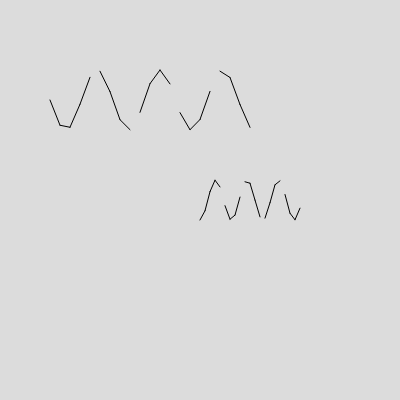
Frame 1 (no input)
Frame 60 (no input): identical to frame 1, image omitted
Frame 120 (the mouse pressed at the canvas centre since frame 60): identical to frame 1, image omitted

The p5.js sketch that drew this single still picture (run headless with seeded random() and noise() and a simulated clock; from frame 60 on, the mouse is pressed at the canvas centre):

// p5.js sketch
// ── sketch.js
function setup() {
  createCanvas(400, 400);
}

function draw() {
  background(220);

  // 假設有一個 hands 陣列，每個 hand 物件有 keypoints 屬性
  // keypoints 是一個包含21個點的陣列，每個點有 x, y 屬性
  // 這裡用假資料示範
  let hands = [
    {
      keypoints: Array.from({ length: 21 }, (_, i) => ({
        x: 50 + i * 10,
        y: 100 + Math.sin(i) * 30
      }))
    },
    {
      keypoints: Array.from({ length: 21 }, (_, i) => ({
        x: 200 + i * 5,
        y: 200 + Math.cos(i) * 20
      }))
    }
  ];

  // 對每一隻手
  for (let hand of hands) {
    // 0~4
    for (let i = 0; i < 4; i++) {
      let kp1 = hand.keypoints[i];
      let kp2 = hand.keypoints[i + 1];
      line(kp1.x, kp1.y, kp2.x, kp2.y);
    }
    // 5~8
    for (let i = 5; i < 8; i++) {
      let kp1 = hand.keypoints[i];
      let kp2 = hand.keypoints[i + 1];
      line(kp1.x, kp1.y, kp2.x, kp2.y);
    }
    // 9~12
    for (let i = 9; i < 12; i++) {
      let kp1 = hand.keypoints[i];
      let kp2 = hand.keypoints[i + 1];
      line(kp1.x, kp1.y, kp2.x, kp2.y);
    }
    // 13~16
    for (let i = 13; i < 16; i++) {
      let kp1 = hand.keypoints[i];
      let kp2 = hand.keypoints[i + 1];
      line(kp1.x, kp1.y, kp2.x, kp2.y);
    }
    // 17~20
    for (let i = 17; i < 20; i++) {
      let kp1 = hand.keypoints[i];
      let kp2 = hand.keypoints[i + 1];
      line(kp1.x, kp1.y, kp2.x, kp2.y);
    }
  }
}
